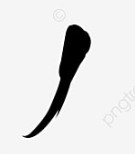
#> input picture sample_data/stroke_a.png, 135 x 154 px
$ python my_test.py
#> lines starting #> are read from the running program, lines starting #| are printed output that depends on the picture
import cv2
import numpy as np
img_a = cv2.imread("./sample_data/stroke_a.png")
#> img_a is the input picture: shape (154, 135, 3); min 0, max 255, mean 224.4
img_b = cv2.imread("./sample_data/stroke_b.png")
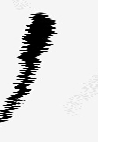
#> input picture sample_data/stroke_b.png, 135 x 154 px
#> img_b is the input picture: shape (154, 135, 3); min 0, max 255, mean 228.3
img_a = cv2.cvtColor(img_a, cv2.COLOR_BGR2GRAY)
#> img_a: shape (154, 135)
img_b = cv2.cvtColor(img_b, cv2.COLOR_BGR2GRAY)
#> img_b: shape (154, 135)
x = 255 - img_a.copy()
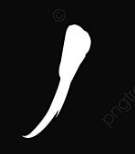
#> x: shape (154, 135); min 0, max 255, mean 30.6
trans_x, trans_y, angle, scale_x, scale_y = 10, -10, np.pi/4, 1.5, 0.8
# parameters for affine transformation

# rotation angle in radian, scale in percentage
m_rotate = np.asarray([
    [np.cos(angle), -np.sin(angle), 0],
    [np.sin(angle), np.cos(angle), 0]
], dtype=float)

# translation in pixel
m_trans = np.asarray([
    [1, 0, trans_x],
    [0, 1, trans_y],
    [0, 0, 1]
], dtype=float)
m_scale = np.asarray([
    [scale_x, 0, 0],
    [0, scale_y, 0],
    [0, 0, 1]
], dtype=float)
affine_param = m_rotate @ m_trans @ m_scale  # TODO optimize
y_ = cv2.warpAffine(x, affine_param[:2, :], (x.shape[1], x.shape[0]))
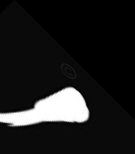
#> y_: shape (154, 135); min 0, max 255, mean 28.5
cv2.imshow("asdf", x)
cv2.waitKey(0)
cv2.imshow("asdf", y_)
cv2.waitKey(0)
print(affine_param)
